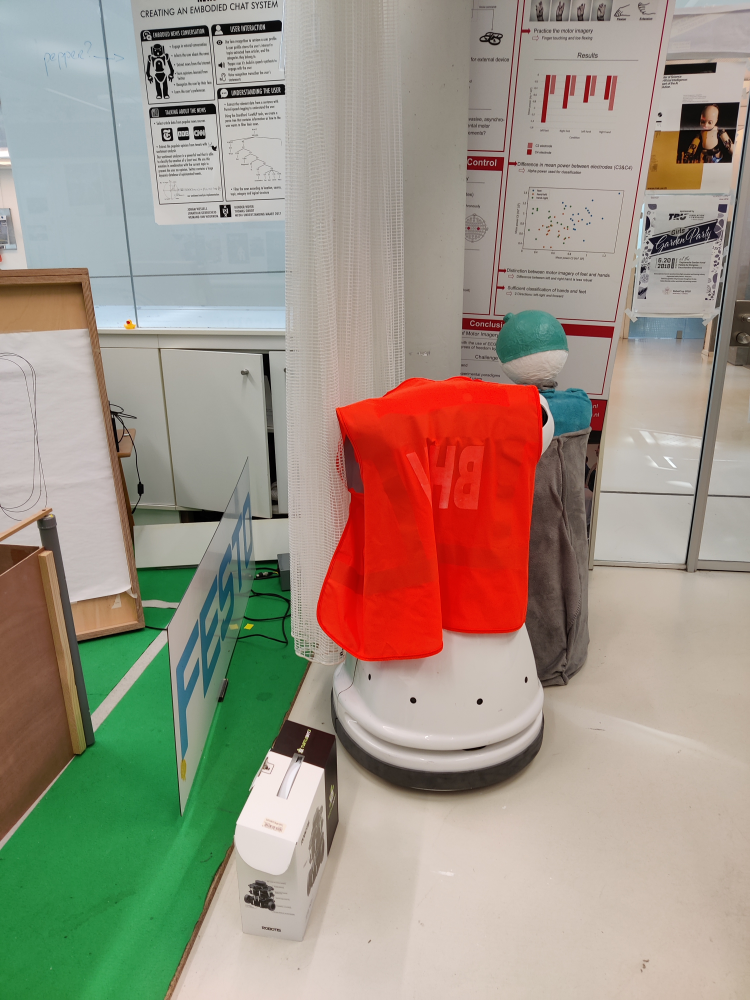
#> input picture archive/development/blob_detection/blob_images/bhv_1.jpg, 3000 x 4000 px (shown at 1/4 size)
$ python -i camera.py   (imports and definitions only)
#> lines starting #> are read from the running program, lines starting #| are printed output that depends on the picture; after the words box and inside, x2 and y2 are one past the last pixel; in counts of white or black regions, pixels touching at a corner belong together
### junos/juno_smort/follow_blob.py
import rospy
from geometry_msgs.msg import Twist
import cv2


class FollowBlob():

    def __init__(self):
        rospy.init_node('FollowBlob', anonymous=False)
#> (this line was passed over: rospy is not available in this run)
#> further down, picture is the input picture: shape (4000, 3000, 3); mean B, G, R 133.1, 147.4, 158.5
        self.pub = rospy.Publisher("cmd_vel", Twist, queue_size=10)
        msg = Twist()
        msg.linear = 0.2
        self.pub.publish(msg)

    def adjust_left(self):
        self.move(0.1, 0.15, 0.1)

    def left(self):
        self.move(0.1, 0.25, 0.1)

    def adjust_right(self):
        self.move(0.1, -0.15, 0.1)

    def right(self):
        self.move(0.1, -0.25, 0.1)

    def move_forward(self):
        self.move(0.5, 0.0, 0.1)

    def turn(self):
        self.move(0, 0.2, 0.1)

    # [37 lines left out: functions decideBehavior, move, not called in this run]

### junos/juno_smort/camera.py
import cv2
from matplotlib import pyplot as plt
import numpy as np
import time
import follow_blob


# [1 line that did not run here, left out]


class Camera:
    def __init__(self):
        self.video = 0
        self.width = 0
        self.behavior = 2
        self.centerX = 320

    # [4 lines left out: function show_RGB_to_HSV, not called in this run]

    def one_big_rect(self, image):
        hsv = cv2.cvtColor(image, cv2.COLOR_BGR2HSV)
#> hsv: shape (4000, 3000, 3); mean H, S, V 30, 66, 170
        # orange = cv2.inRange(hsv,(0, 100, 20), (25, 200, 255))
        # orange = cv2.medianBlur(orange, 5)
        result = image.copy()
        sensitivity = 30
        green = cv2.inRange(hsv,(60 - sensitivity, 100, 100),(60 + sensitivity, 255, 255))
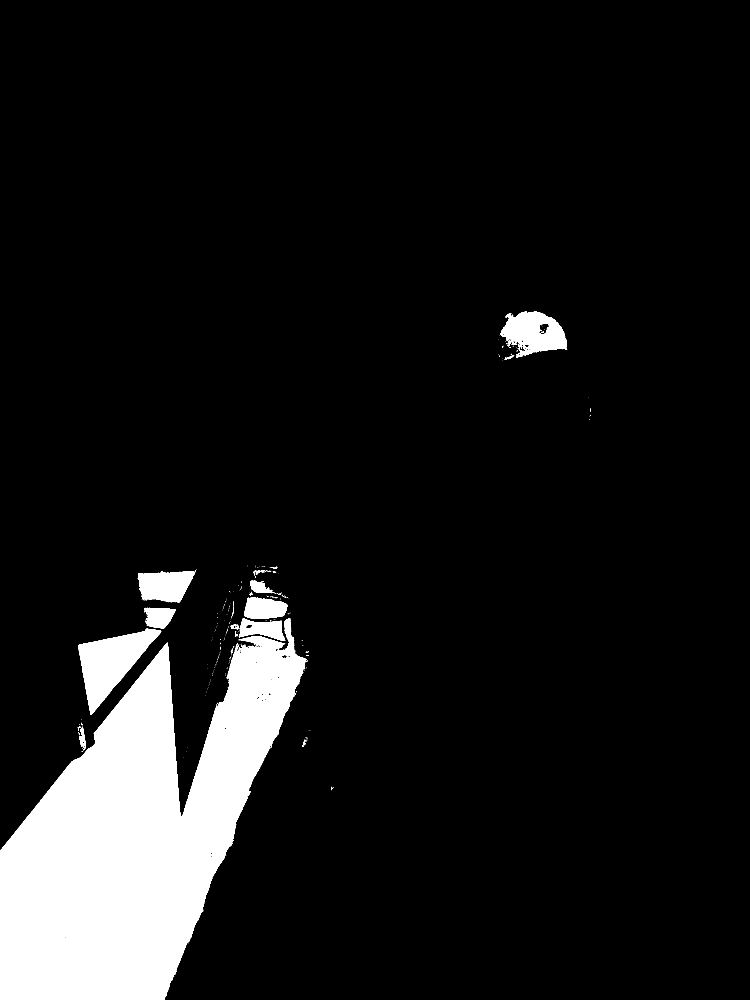
#> green: shape (4000, 3000) (shown at 1/4 size); 9.3% white; 423 white regions (384 under 20 px)
        contours = cv2.findContours(green, cv2.RETR_EXTERNAL, cv2.CHAIN_APPROX_SIMPLE)
#> contours = 414 contours, 393 with area under 20; largest, box (x1, y1, x2, y2) and area: (0, 2473, 1230, 4000) 977326, (312, 2514, 645, 2859) 50086, (2001, 1246, 2269, 1430) 30594, (552, 2281, 784, 2410) 20975, (976, 2388, 1150, 2476) 11465
        contours = contours[0] if len(contours) == 2 else contours[1]

        boxes = []
        for c in contours:
            (x, y, w, h) = cv2.boundingRect(c)
            if w > 10 and h > 10:
                boxes.append([x,y, x+w,y+h])
#> this loop made 414 passes
#> (x, y, w, h) on passes 1 to 3: (694, 3908, 1, 1), (735, 3812, 1, 1), (752, 3772, 1, 1)
#> after the loop, boxes = 14 items, first 6: [1212, 2959, 1226, 2981], [317, 2907, 344, 2992], [312, 2514, 645, 2859], [923, 2498, 956, 2518], [0, 2473, 1230, 4000], [955, 2472, 1141, 2564]

        result = image.copy()
        boxes = np.asarray(boxes)
#> boxes = 14 rows, first 6: [1212, 2959, 1226, 2981], [317, 2907, 344, 2992], [312, 2514, 645, 2859], [923, 2498, 956, 2518], [0, 2473, 1230, 4000], [955, 2472, 1141, 2564]
        if len(boxes) == 0:
            return None, None
        left, top = np.min(boxes, axis=0)[:2]
#> left = 0; top = 1246
        right, bottom = np.max(boxes, axis=0)[2:]
#> right = 2269; bottom = 4000
        cv2.rectangle(result, (left,top), (right,bottom), (255, 0, 0), 2)
        distanceX = (960/(right-left)) * 60
#> distanceX = 25.39
        self.centerX = (x+(0.5*w))
#> self.centerX = 2135
        RGB_result = cv2.cvtColor(result, cv2.COLOR_BGR2RGB)
        return RGB_result, self.centerX

    # [86 lines left out: functions show_video_blob, video_blob_direction, not called in this run]

>>> import cv2
>>> picture = cv2.imread('../../archive/development/blob_detection/blob_images/bhv_1.jpg')
>>> result = Camera().one_big_rect(picture)

$ run again, on archive/development/blob_detection/blob_images/bhv_2.jpg
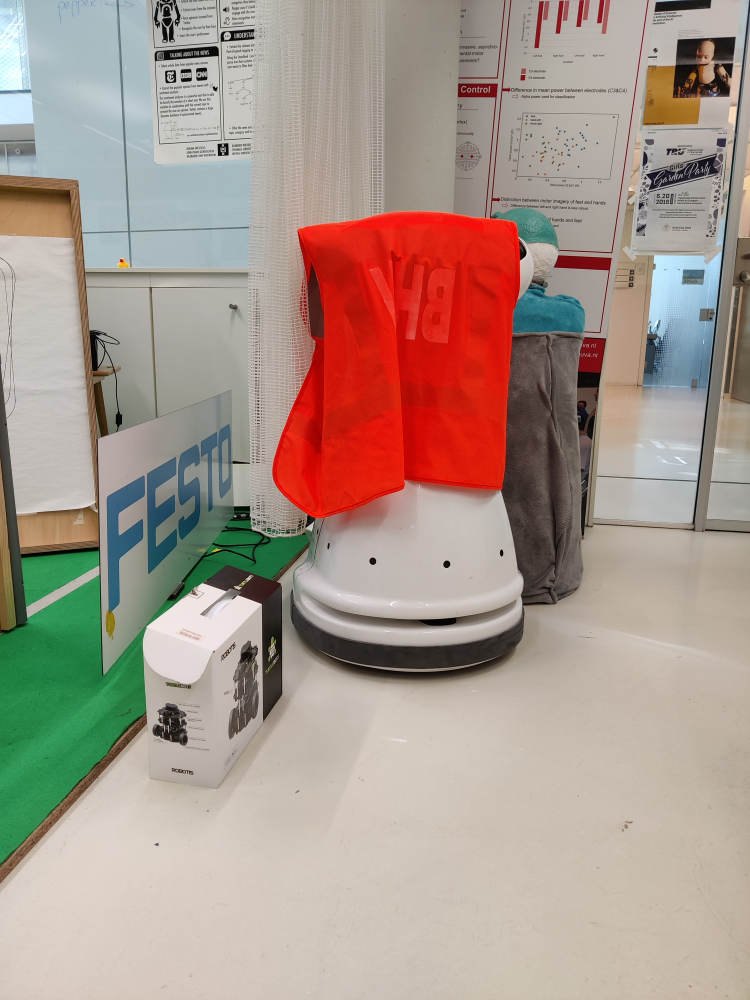
#> input picture archive/development/blob_detection/blob_images/bhv_2.jpg, 3000 x 4000 px (shown at 1/4 size)
#> picture is the input picture: shape (4000, 3000, 3); mean B, G, R 141, 151.6, 168.9
#> hsv: shape (4000, 3000, 3); mean H, S, V 27.2, 59, 176
#> in one_big_rect, `green = cv2.inRange(hsv,(60 - sensitivity, 100, 100),(60 + sensitivity..`:
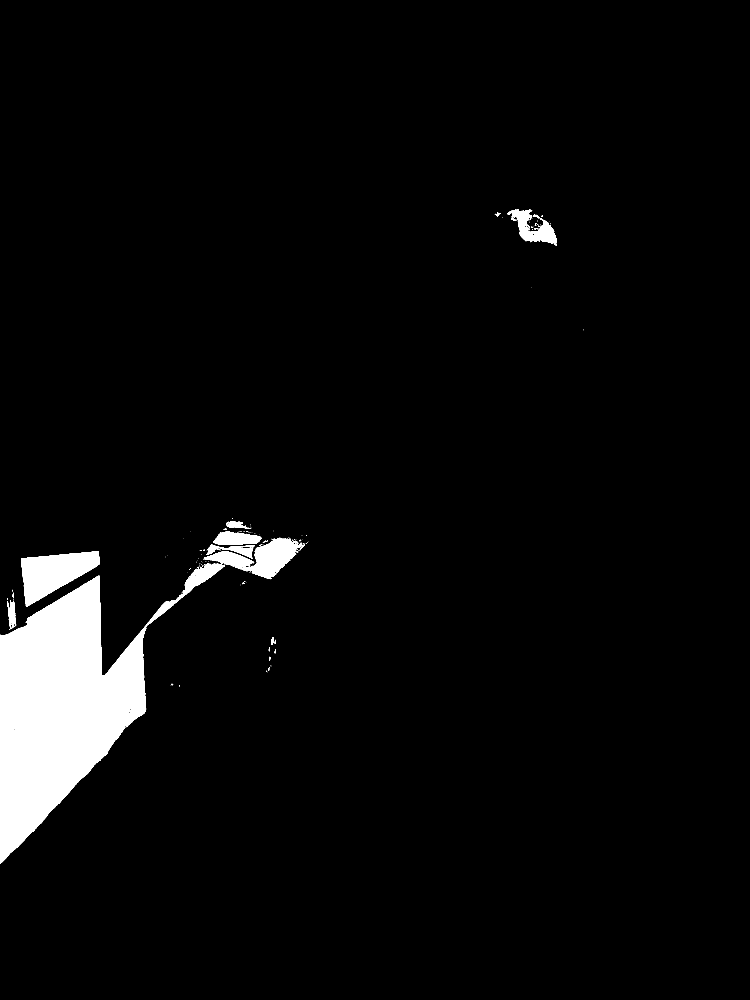
#> green: shape (4000, 3000) (shown at 1/4 size); 4.1% white; 254 white regions (219 under 20 px)
#> contours = 251 contours, 227 with area under 20; largest, box (x1, y1, x2, y2) and area: (0, 2254, 900, 3454) 396812, (85, 2205, 397, 2426) 38258, (815, 2151, 1209, 2316) 25445, (2028, 836, 2228, 983) 10798, (853, 2126, 1046, 2180) 7183
#> the loop in one_big_rect, `for c in contours:` made 251 passes
#> (x, y, w, h) on passes 1 to 3: (143, 3316, 1, 1), (145, 3314, 1, 1), (147, 3312, 1, 1)
#> after the loop in one_big_rect, `for c in contours:`: boxes = 12 items, first 6: [30, 2400, 65, 2519], [0, 2254, 900, 3454], [85, 2205, 397, 2426], [1198, 2189, 1210, 2202], [826, 2178, 1013, 2235], [815, 2151, 1209, 2316]
#> in one_big_rect, `boxes = np.asarray(boxes)`: boxes = [[30, 2400, 65, 2519], [0, 2254, 900, 3454], [85, 2205, 397, 2426], [1198, 2189, 1210, 2202], [826, 2178, 1013, 2235], [815, 2151, 1209, 2316], [853, 2126, 1046, 2180], [905, 2086, 916, 2102], [908, 2084, 1002, 2115], [2132, 858, 2158, 874], [1989, 850, 2003, 863], [2028, 836, 2228, 983]]
#> left = 0; top = 836
#> right = 2228; bottom = 3454
#> distanceX = 25.85
#> self.centerX = 2128

$ run again, on archive/development/blob_detection/blob_images/bhv_test2.jpg
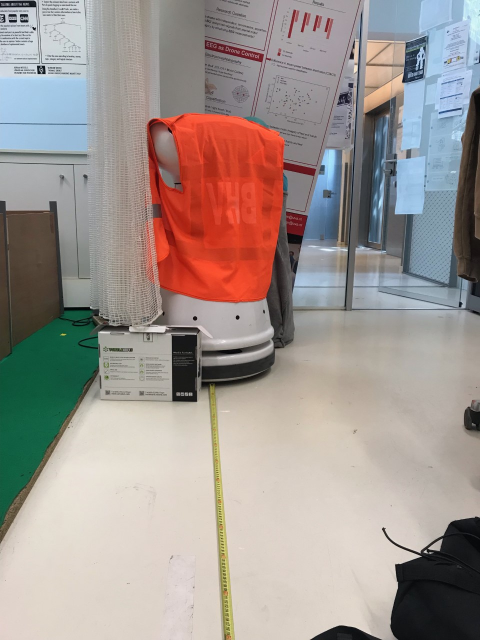
#> input picture archive/development/blob_detection/blob_images/bhv_test2.jpg, 960 x 1280 px (shown at 1/2 size)
#> picture is the input picture: shape (1280, 960, 3); mean B, G, R 144.7, 149.7, 159.8
#> hsv: shape (1280, 960, 3); mean H, S, V 48.2, 52.2, 169.3
#> in one_big_rect, `green = cv2.inRange(hsv,(60 - sensitivity, 100, 100),(60 + sensitivity..`:
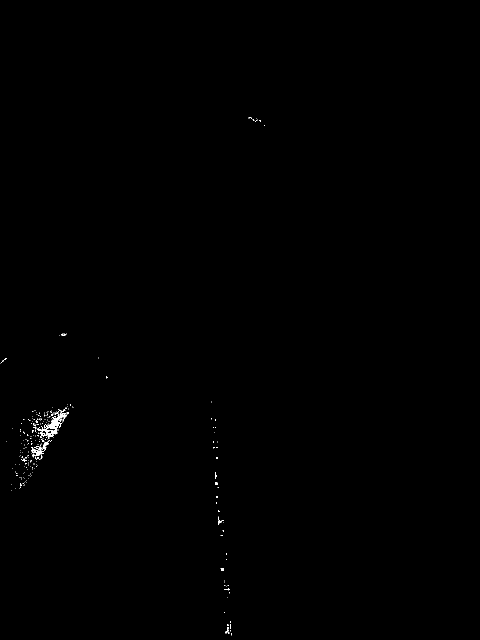
#> green: shape (1280, 960) (shown at 1/2 size); 0.17% white in thin lines or dots, all inside (x1, y1, x2, y2) = (0, 235, 530, 1271)
#> contours = 263 contours, 258 with area under 20; largest, box (x1, y1, x2, y2) and area: (74, 818, 138, 878) 565, (62, 883, 98, 909) 204, (88, 849, 99, 857) 25, (436, 1040, 447, 1050) 24, (450, 1254, 459, 1267) 24
#> the loop in one_big_rect, `for c in contours:` made 263 passes
#> (x, y, w, h) on passes 3 to 5: (450, 1254, 9, 13), (460, 1248, 2, 10), (454, 1248, 4, 4)
#> after the loop in one_big_rect, `for c in contours:`: boxes = [[62, 883, 98, 909], [74, 818, 138, 878]]
#> left = 62; top = 818
#> right = 138; bottom = 909
#> in one_big_rect, `cv2.rectangle(result, (left,top), (right,bottom), (255, 0, 0), 2)`:
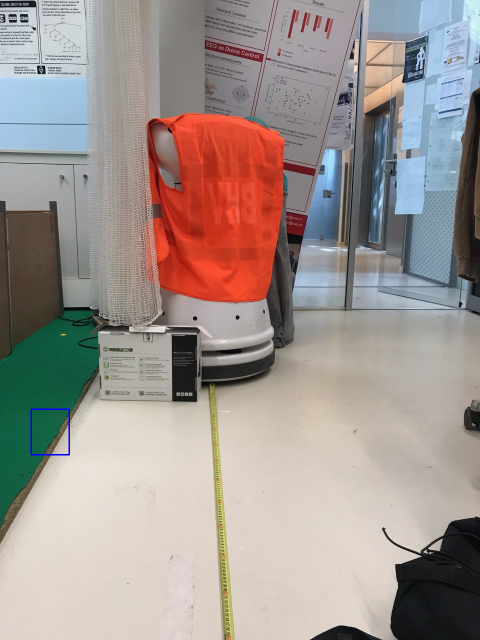
#> result: shape (1280, 960, 3) (shown at 1/2 size); 0.08% of pixels changed, all inside (x1, y1, x2, y2) = (61, 817, 140, 911)
#> distanceX = 757.9
#> self.centerX = 500
